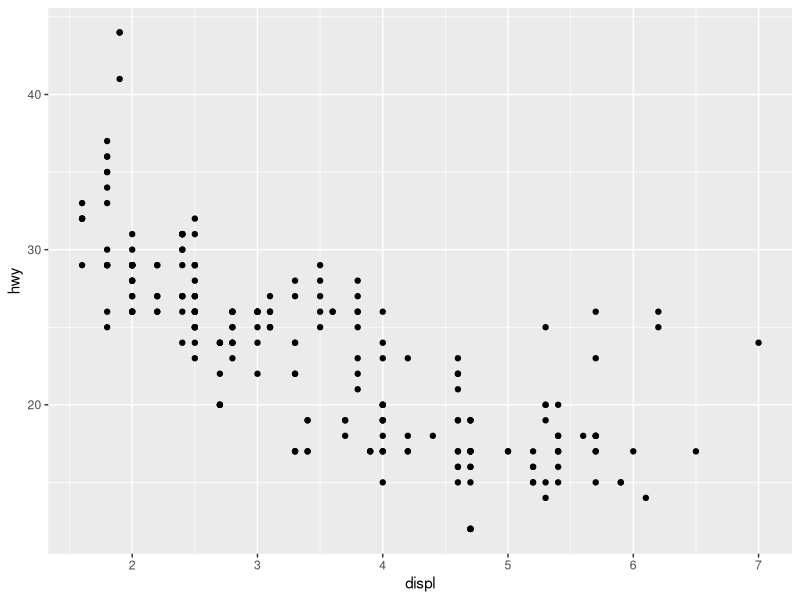
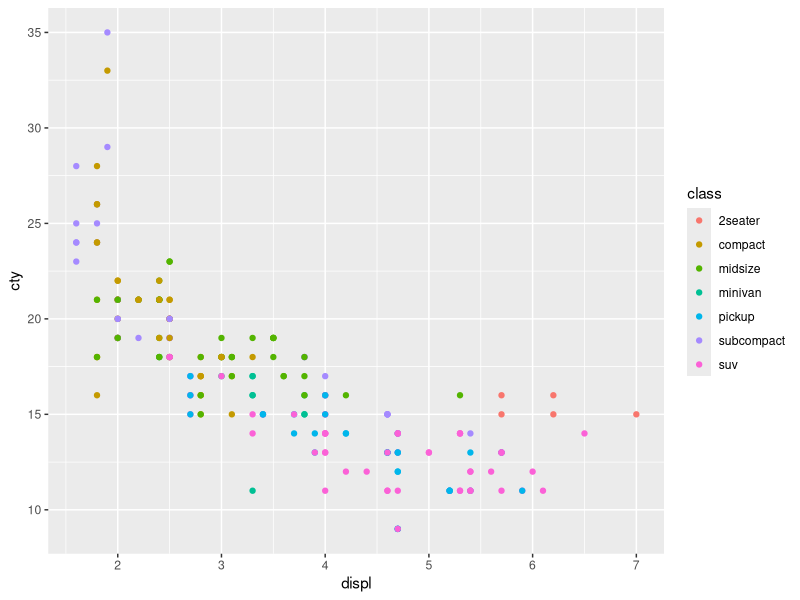
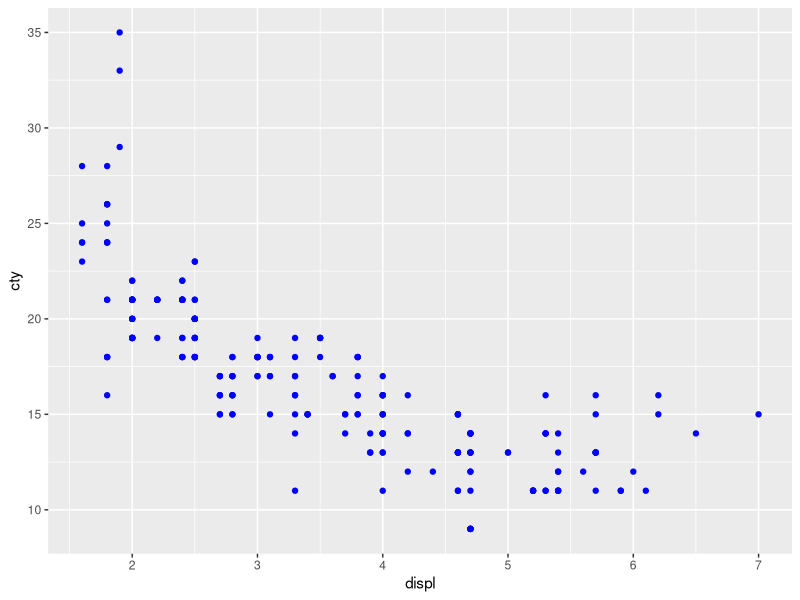
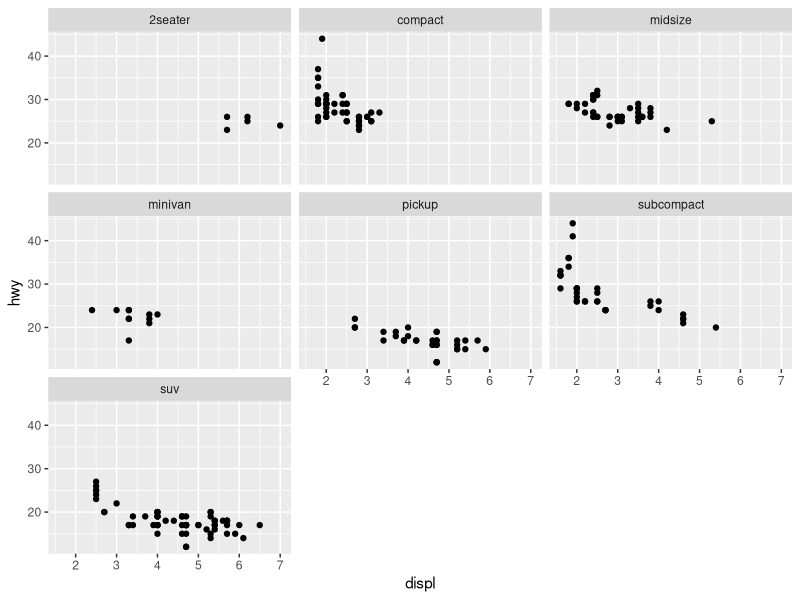
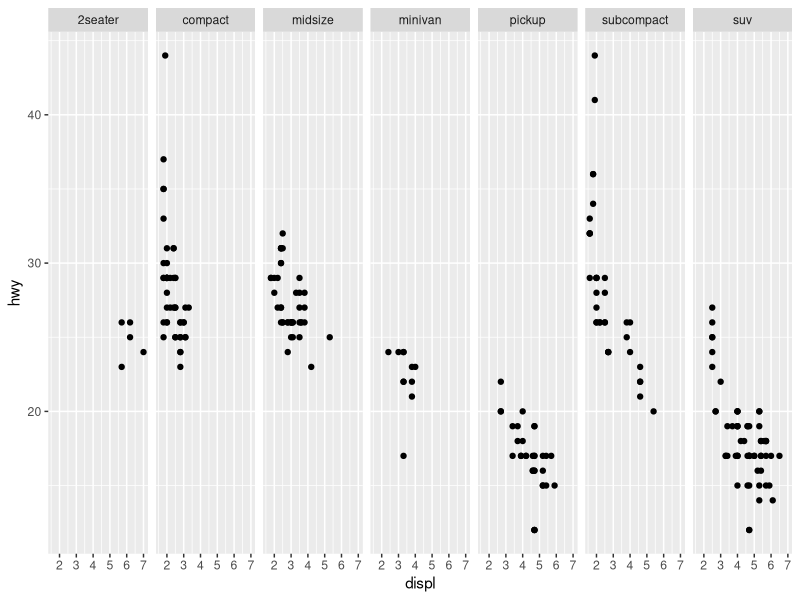
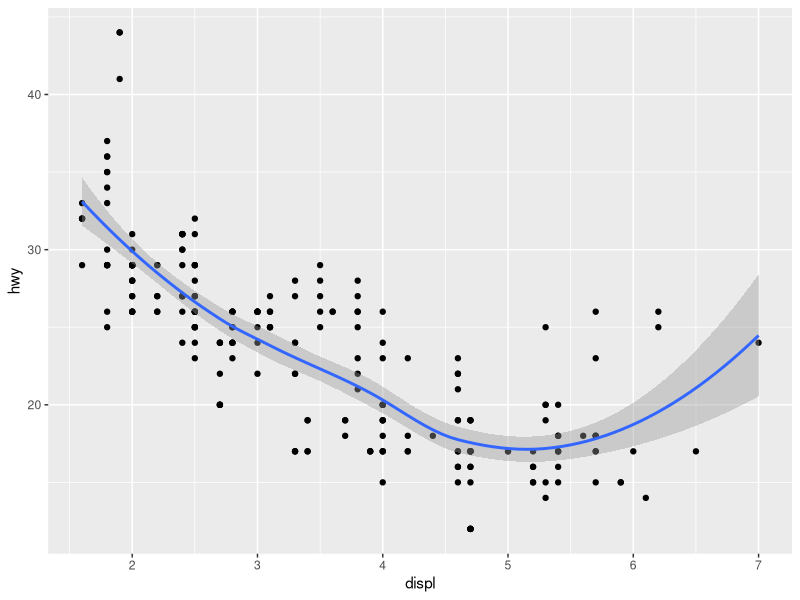
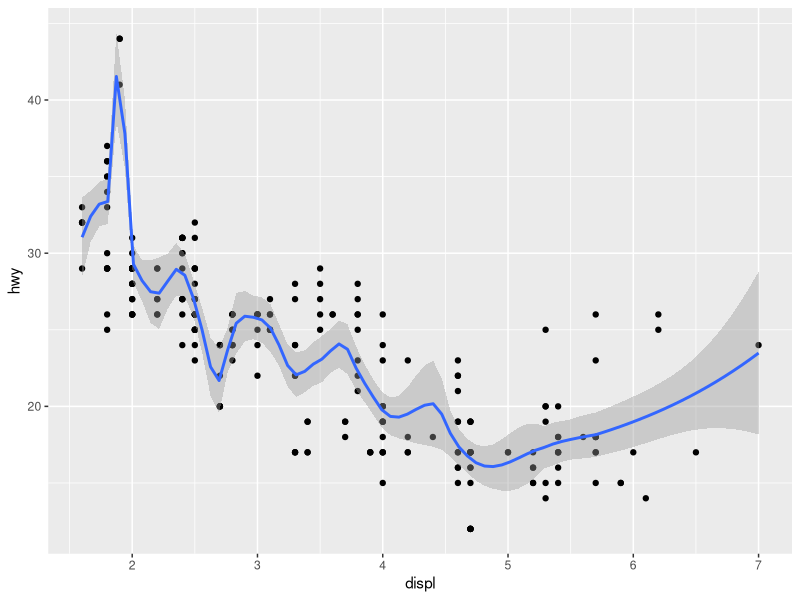
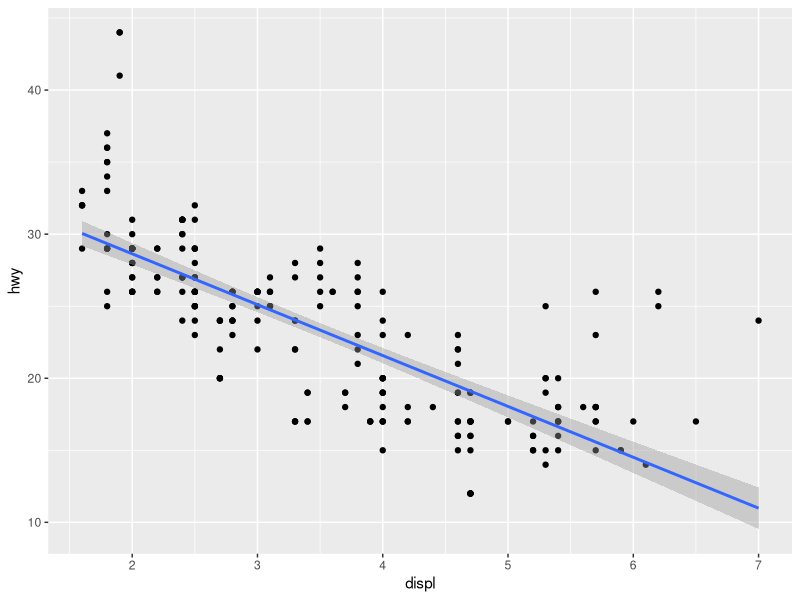

Write the R code that produced these figures, in order.
library(ggplot2)
head(mpg)
ggplot(mpg,aes(x=displ,y=hwy))+
  geom_point()

ggplot(mpg,aes(displ,cty,color=class)) +
  geom_point()

ggplot(mpg,aes(displ,cty)) +
  geom_point(color="blue")

ggplot(mpg, aes(displ,hwy))+ 
  geom_point() +
  facet_wrap(~class)
#Alternatively, we can use the qplot function & syntax 
qplot(displ,hwy,data=mpg,facets=. ~ class)

ggplot(mpg, aes(displ,hwy)) +
  geom_point() + 
  geom_smooth()

ggplot(mpg, aes(displ,hwy)) +
  geom_point() + 
  geom_smooth(span=0.2)

ggplot(mpg, aes(displ,hwy)) +
  geom_point() + 
  geom_smooth(method="lm")

ggplot(mpg, aes(drv,hwy)) +
  geom_point()

ggplot(mpg, aes(drv,hwy)) +
  geom_jitter()

ggplot(mpg, aes(drv,hwy)) +
  geom_boxplot()

ggplot(mpg, aes(drv,hwy)) +
  geom_violin()

ggplot(mpg,aes(displ,color=drv)) +
  geom_freqpoly(binwidth=0.5)

ggplot(mpg,aes(x=displ,color=drv)) +
  geom_histogram(binwidth=0.5,alpha=0.6) +
  facet_wrap(~drv,ncol=1)
